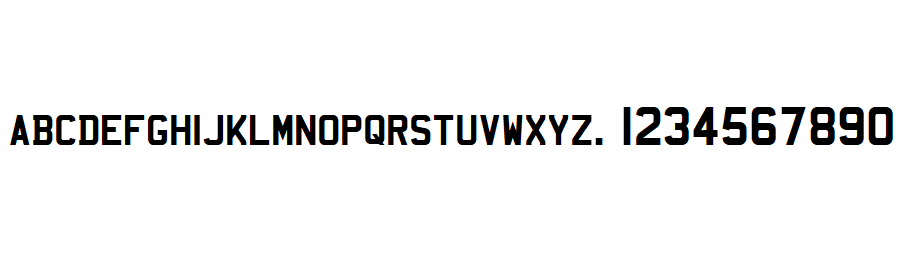
%> input picture Programa Oficial/números/mandatory1.bmp, 906 x 263 px
$ octave templates_mandatory.m   (GNU Octave 9; MATLAB toolbox functions it lacks are replaced by stand-ins)
%> lines starting %> are read from the running program, lines starting %| are printed output that depends on the picture; in (x1, y1, x2, y2) boxes, pixels count from 0 and x2, y2 are one past the last pixel; in counts of white or black regions, pixels touching at a corner belong together; the program's own positions count from 1
%Convers鉶 da img redimensionada para n韛eis de cinza

a = imread('mandatory1.bmp');
%> a is the input picture: size 263x906x3 uint8; mean R, G, B 240.1, 240.1, 240.1

g1 = rgb2gray(a); %uint8, 2 dimens鮡s (x,y), n韛eis 0 a 255
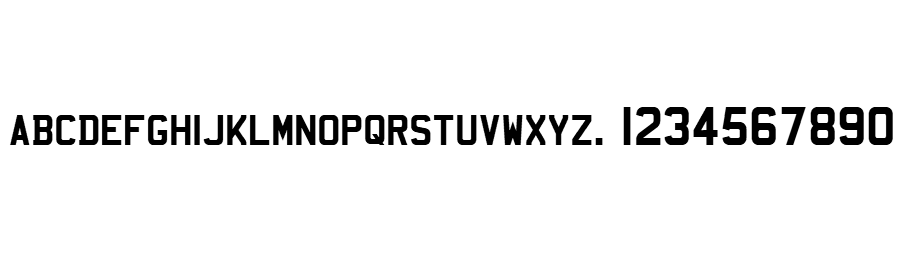
%> g1: size 263x906 uint8; min 0, max 255, mean 240.1

%threshold, intensidade acima de 50 vira 1 e abaixo vira 0
ajuste = logical(g1); %para fotos com sombra na placa
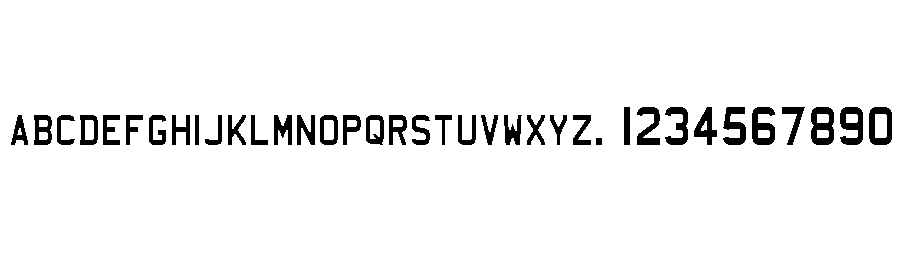
%> ajuste: size 263x906 logical; 95.1% white; 37 black regions, largest, box (x1, y1, x2, y2) and area: (811, 107, 834, 145) 603, (752, 107, 775, 145) 574, (840, 107, 863, 145) 569
% ajuste = g1>80;
% ajuste = g1>200; %para fotos com sol na placa

figure
imshow(ajuste), title('Ajuste de Instensidade na imagem')

%img negativa, complemento: 1 vira 0 e 0 vira 1
ajuste_inverso = imcomplement(ajuste);
%> ajuste_inverso: size 263x906 logical; 4.9% white; 37 white regions

figure
imshow(ajuste_inverso), title('Imagem Negativa')

%Localiza玢o das formas geom閠ricas na imagem
Iprops = regionprops(ajuste_inverso,'BoundingBox','Image');
%> Iprops = 37 regions; largest, box (x1, y1, x2, y2): (637, 107, 660, 145), (665, 107, 688, 145), (694, 107, 717, 145), (723, 107, 746, 145), (752, 107, 775, 145)

%Cria玢o de caixas retangulares para cada regi鉶 da imagem
for n = 1:size(Iprops,1)
    box = Iprops(n).BoundingBox;
    if box(3)>3 && box(3)<60 && box(4)>10 && box(4)<60
       rectangle('Position',[box(1),box(2),box(3),box(4)],'EdgeColor','g','LineWidth',2);
    end
end
%> this loop made 37 passes
%> box on passes 1 to 12: [11.5 115.5 17 30], [34.5 115.5 18 30], [57.5 115.5 18 30], [80.5 115.5 18 30], [103.5 115.5 17 30], [126.5 115.5 17 30], [149.5 115.5 17 30], [172.5 115.5 18 30], [195.5 115.5 4 30], [205.5 115.5 17 30], [228.5 115.5 18 30], [251.5 115.5 17 30]
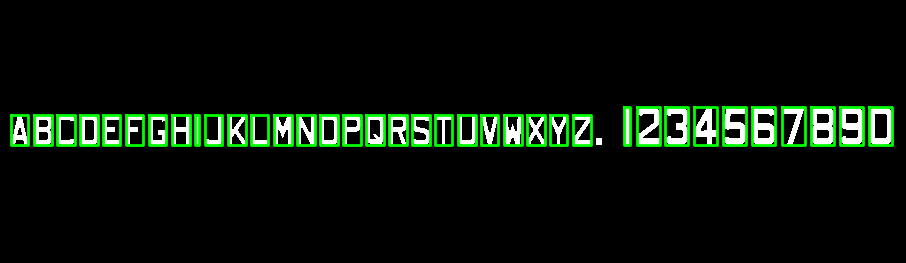
%> figure redrawn from the program's plot data; its title reads 'Imagem Negativa'

%Recortar as regi鮡s enquadradas para novas vari醰eis
t = 0;
 for q=1:size(Iprops,1)
     box = Iprops(q).BoundingBox;
     if box(3)>3 && box(3)<60 && box(4)>10 && box(4)<60
        t = t+1; %numero de regi鮡s enquadradas
        eval(sprintf('font%d = ajuste_inverso(box(2):box(2)+box(4),box(1):box(1)+box(3));',t));
     end
 end
%> this loop made 37 passes
